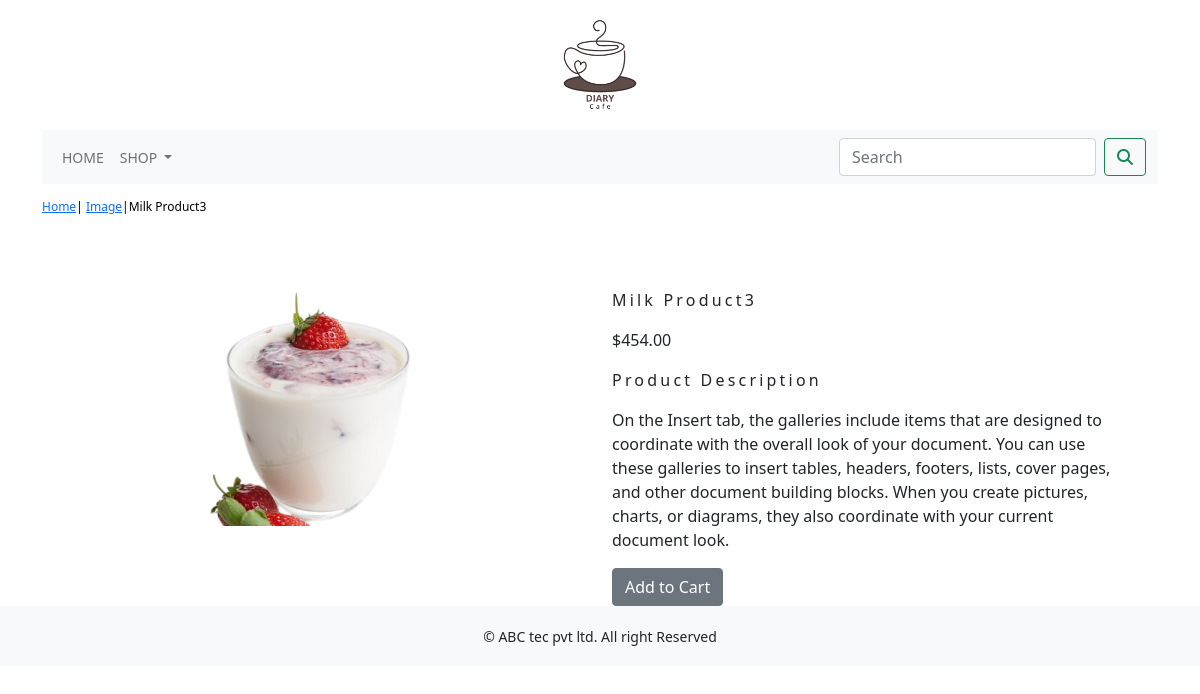
The app's page /shop/image/milk-product3/ with its own data.
### shop/models.py (models this page shows, shortened)
class Product(models.Model):
    name=models.CharField(max_length=250,unique=True)
    slug=models.SlugField(max_length=250,unique=True)
    description=models.TextField(blank=True)
    price=models.DecimalField(max_digits=10,decimal_places=2)
    category=models.ForeignKey(Category,on_delete=models.CASCADE)
    image = models.ImageField(upload_to='product', blank=True)
    stock=models.IntegerField()
    available=models.BooleanField(default=True)
    created=models.DateTimeField(auto_now_add=True)
    updated=models.DateTimeField(auto_now=True)

class Category(models.Model):
    name=models.CharField(max_length=250,unique=True)
    slug=models.SlugField(max_length=250,unique=True)
    description=models.TextField(blank=True)
    image = models.ImageField(upload_to='category',blank=True)
    class Meta:
        ordering=('name',)
        verbose_name='category'
        verbose_name_plural='categories'
    def get_url(self):
        return reverse('shop:products_by_category',args=[self.slug])
    def __str__(self):
        return '{}'.format(self.name)

### shop/views.py (the view)
# urls.py: path('<slug:c_slug>/<slug:product_slug>/', views.proDetail, name='prodCatdetail')
def proDetail(request,c_slug,product_slug):
    try:
        product=Product.objects.get(category__slug=c_slug,slug=product_slug)
    except Exception as e:
        raise e
    return render(request,'product.html',{'product':product})

### cart/context_processors.py (called while the page is built)
def counter(request):
    item_count=0
    if 'admin' in request.path:
        return {}
    else:
        try:
            cart=Cart.objects.filter(cart_id=cart_id(request))
            cart_items=CartItem.objects.all().filter(cart=cart[:1])
            for cart_item in cart_items:
                item_count += cart_item.quantity
        except cart.DoesNotExist:
            item_count=0
    return dict(item_count=item_count)

### cart/views.py (called while the page is built)
def cart_id(request):
    cart=request.session.session_key
    if not cart:
        cart=request.session.create()
    return cart

### shop/context_processors.py (called while the page is built)
def menu_links(request):
    links=Category.objects.all()
    return dict(links=links)

### template/product.html (shortened to what this page needs)
{% extends 'base.html' %}
{% load static %}
{% block content %}
<div class="my_prod_row_class">
    <div class="ms_auto">
        <p><a href="{% url 'shop:allProdCat' %}">Home</a>| <a href="{{product.category.get_url}}">{{product.category}}</a>|{{product.name}}</p>
    </div>
</div>
<div class="container">
<br>
<div class="row">
    <div class="col-12 col-sm-12 col-md-12 col-lg-6 text-center">
        <div style="min-width:18rem">
            <img src="{{product.image.url}}" alt="{{product.name}}"width="300px"height="250px">
        </div>
    </div>
       <div class="col-12 col-sm-12 col-md-12 col-lg-6">
           <div>
           <h1 class="my_prod_title">{{product.name}}</h1>
           <p>${{product.price}}</p>
           <p class="my_title">Product Description</p>
           <p class="text-justify my_prod_text">{{product.description}}</p>
           {% if product.stock <= 0 %}
           <p class="text-justify my_prod_text"><b>Out of stock</b></p>
           {% else %}
           <a class="btn btn-secondary" href="{% url 'cart:add_cart' product.id %}">Add to Cart</a>
           {% endif %}
    </div>
</div>
</div>
</div>
{% endblock %}

### static/css/custom.css (style rules this page uses)
.my_title { font-size:16px; text_transform:uppercase; letter-spacing:.2em; }
.my_prod_row_class { padding-top:14px; padding-bottom:20px; }
.my_prod_row_class .ms_auto { color:#000; font-size:12px; text-decoration:none; }
.my_prod_title { font-size:16px; text_transform:uppercase; letter-spacing:.2em; padding-top:15px; padding-bottom:10px; }
.my_prod_text { padding-right:20px; }

### records on screen
Product: category "Image", name "Milk Product3", image (picture), price "454.00", description "On the Insert tab, the galleries include items that are designed to coordinate with the overall look of your document. You can use these galleries to insert tables, headers, footers, lists, cover pages, and other document building blocks. When you create pictures, charts, or diagrams, they also coordinate with your current document look."
